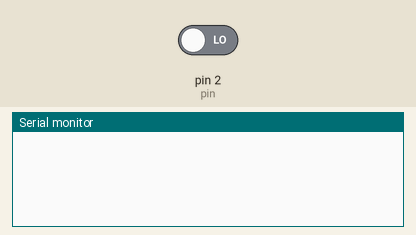
Bench run of a sketch on a simulated Arduino Uno, built with avr-gcc and run on an emulated ATmega328P. Shown: the last lines printed to the serial monitor. The test bench sets the inputs (shaded band); at power-on: pin 2 (pin) LOW.

Above: at 1.2 s.
1.3 s: pin 2 (pin) driven HIGH
At 2.2 s:
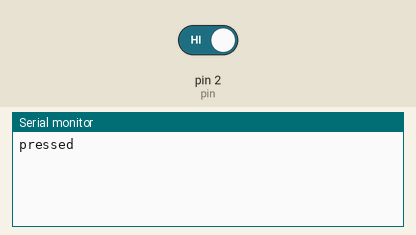
2.8 s: pin 2 (pin) driven LOW
At 3.4 s:
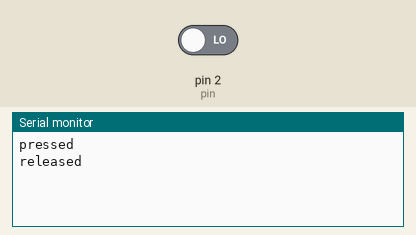

The sketch:

ButtonArduinoSerial.ino
```cpp
#include "SerialButtonArduino.h"
#include "ButtonConfig.h"

SerialButtonArduino* button;

void setup() {
  Serial.begin(115200);
  initButton();
}
void initButton() {
  button = new SerialButtonArduino(ButtonConfig::pin);
}

void loop() {
}
```

ButtonConfig.h
```cpp
#ifndef BUTTON_CONFIG_H
#define BUTTON_CONFIG_H

class ButtonConfig {
  public:
    static const int pin = 2;
};
#endif
```

Measured:
- after the input at 1.3 s, the serial monitor: prints a new line at once (image 1)
- after the input at 2.8 s, the serial monitor: prints a new line at once (image 2)
